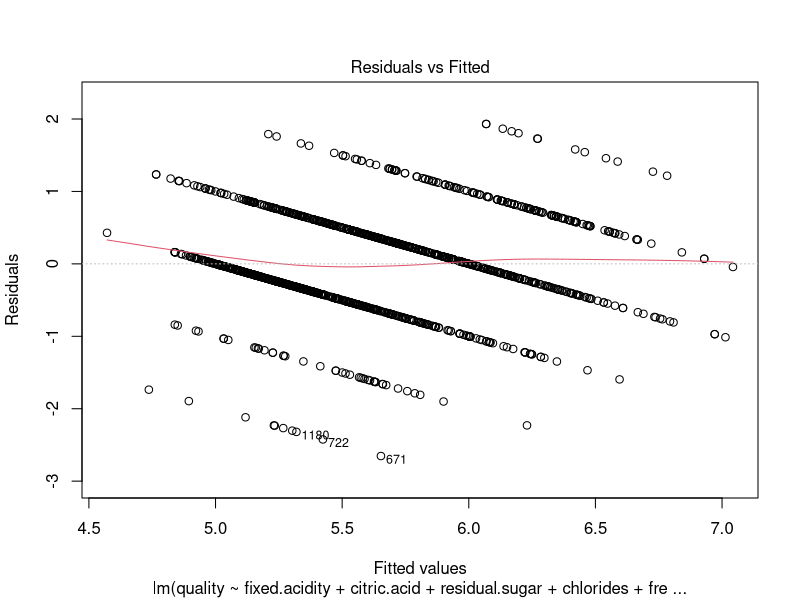
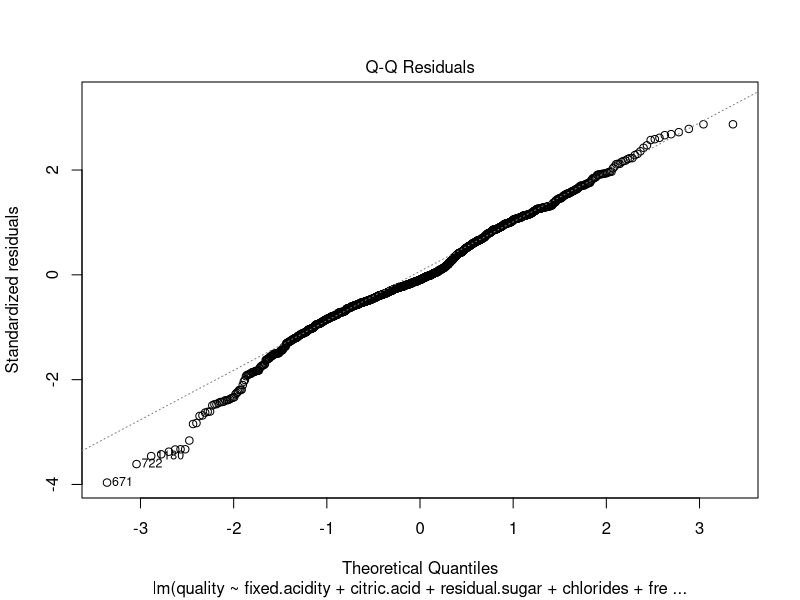
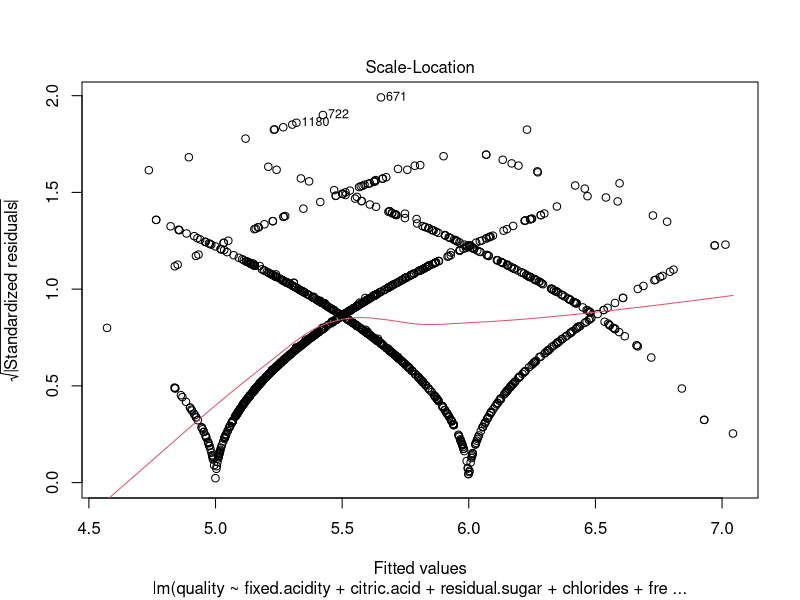
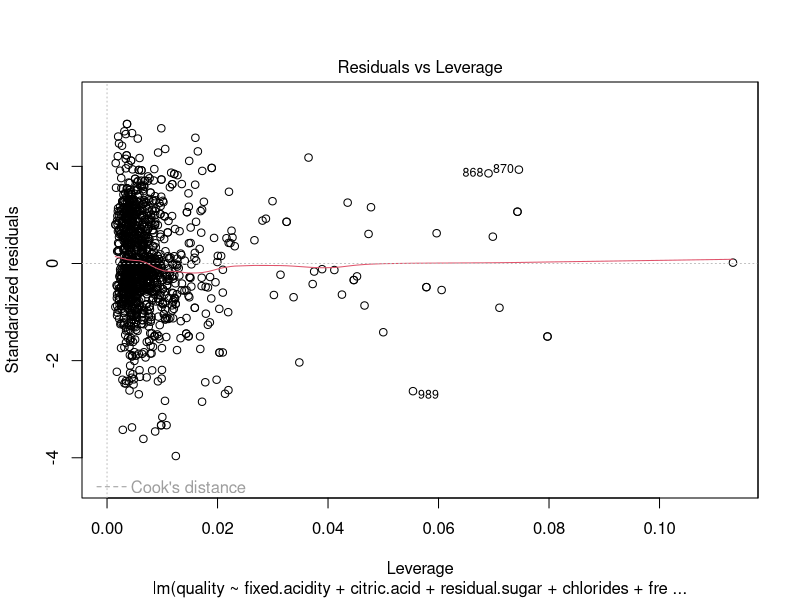
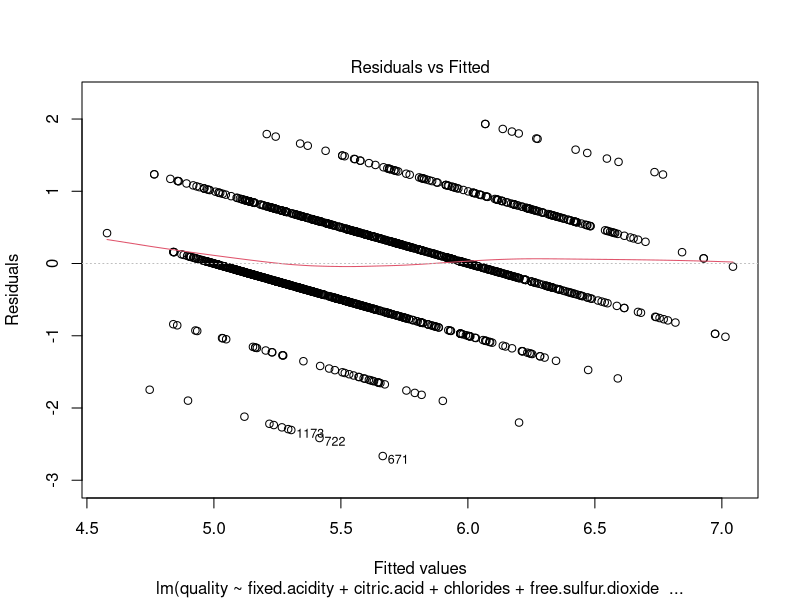
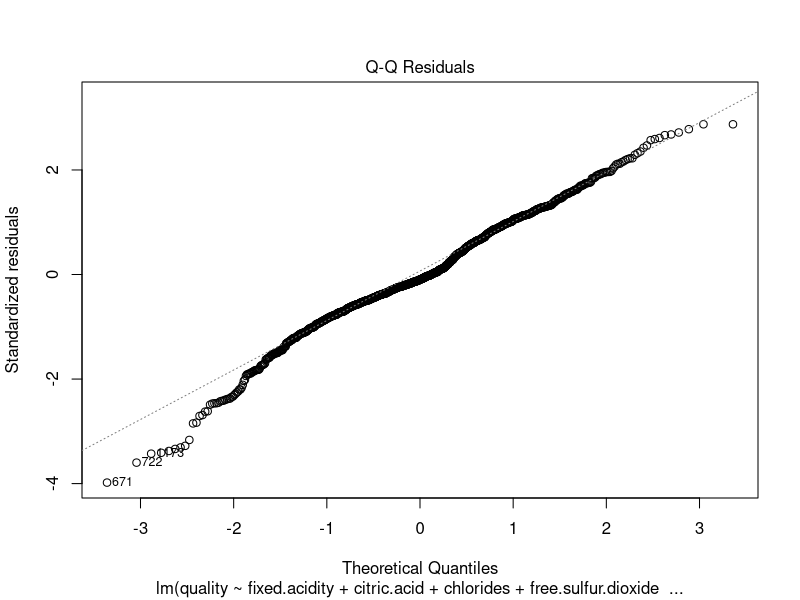
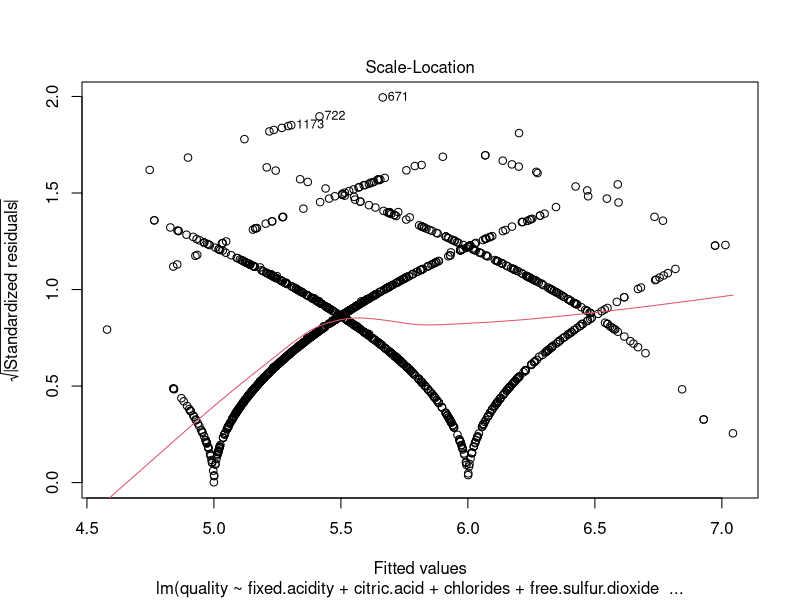
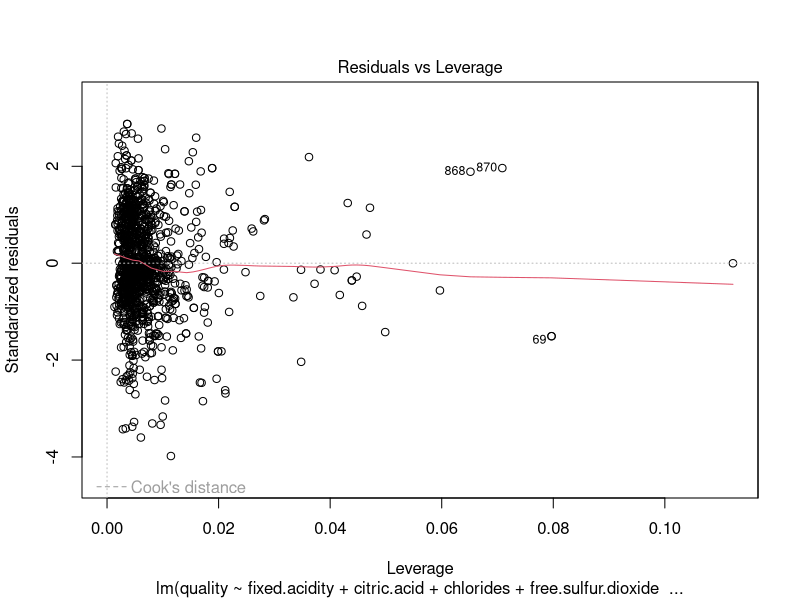

The R script that drew these images, in order: (Note: this script raises an error after producing the figures.)
## ---- chunk 1

dat <- read.csv('redWineTrain.csv')

###models
qtot<-lm(quality ~ fixed.acidity+  citric.acid+ residual.sugar+chlorides+free.sulfur.dioxide+total.sulfur.dioxide + pH +sulphates+alcohol,dat)
##exclude non significant variables from models
q1<-lm(quality ~ fixed.acidity+  citric.acid+ chlorides+free.sulfur.dioxide+total.sulfur.dioxide + pH +sulphates+alcohol,dat)
q2<-lm(quality ~   citric.acid+ chlorides+free.sulfur.dioxide+total.sulfur.dioxide + pH +sulphates+alcohol,dat) ###all significant
q3<-lm(quality ~  alcohol,dat) ###top  variables for simplicity sake

plot(qtot)
plot(q1)
plot(q2)
plot(q3)


x1=range(dat$alcohol) ###8.4-14
#x2=range(dat$sulphates) ###.33-1.95

xalc <- seq(8,14, by=1)
#sul <-seq(.3,2, by=0.1)

yalc <- predict(q3, list(alcohol=alc), type="response") ###predict response of alcohol to quality of wine

plot(dat$alcohol, dat$quality,pch=16, xlab="% alcohol", ylab = "Quality of Wine")
lines(xalc,yalc) ###plot line of predicted values
## ---- chunk 2











## ---- chunk 3




## ---- chunk 4






